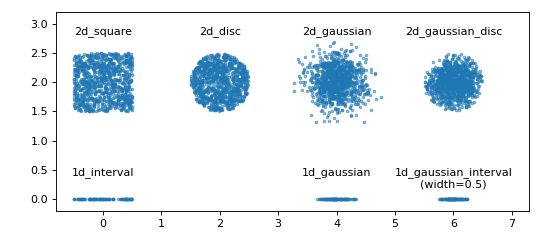

Here is the Python script that generated this plot:
from abcvoting import generate
from abcvoting.generate import PointProbabilityDistribution
import matplotlib.pyplot as plt

# distributions to generate points in 1- and 2-dimensional space
distributions = [
    PointProbabilityDistribution("1d_interval", center_point=[0]),
    PointProbabilityDistribution("1d_gaussian", center_point=[4]),
    PointProbabilityDistribution("1d_gaussian_interval", center_point=[6], width=0.5),
    PointProbabilityDistribution("2d_square", center_point=[0, 2]),
    PointProbabilityDistribution("2d_disc", center_point=[2, 2]),
    PointProbabilityDistribution("2d_gaussian", center_point=[4, 2], sigma=0.25),
    PointProbabilityDistribution("2d_gaussian_disc", center_point=[6, 2], sigma=0.25),
]

fig, ax = plt.subplots(dpi=600, figsize=(7, 3))
points = []
for dist in distributions:
    if dist.name.startswith("2d"):
        for _ in range(1000):
            points.append(generate.random_point(dist))
        title_coord = [dist.center_point[0], dist.center_point[1] + 0.6]
    else:
        for _ in range(100):
            points.append([generate.random_point(dist), 0])
        title_coord = [dist.center_point[0], 0.2]
    title = dist.name + "\n"
    if dist.width != 1.0:
        title += f"(width={dist.width})"
    plt.annotate(title, title_coord, ha="center")

ax.scatter([x for x, y in points], [y for x, y in points], alpha=0.5, s=5)
plt.gca().set_aspect("equal", adjustable="box")
plt.xlim(-0.8, 7.3)
plt.ylim(-0.2, 3.2)
fig.tight_layout()
plt.show()
